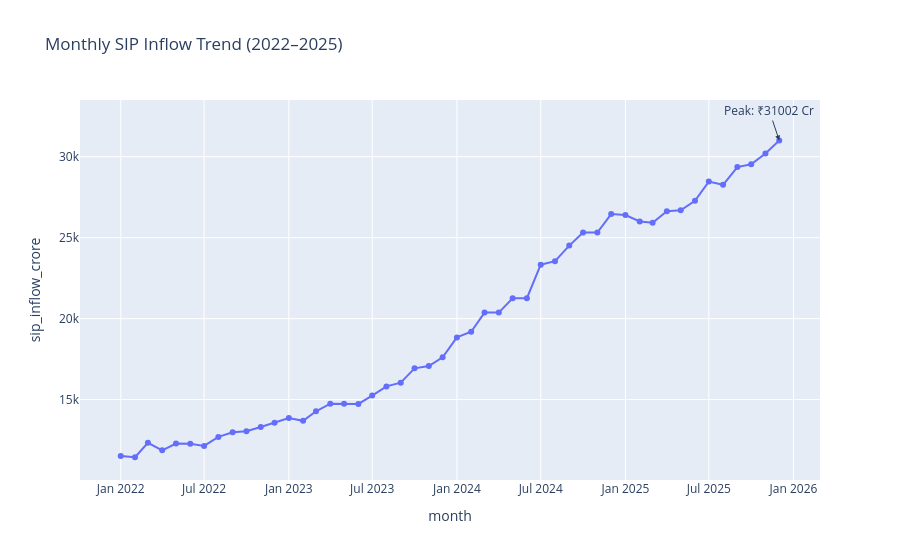

This figure's notebook cell:
### Code cell
sip["month"] = pd.to_datetime(sip["month"])

fig = px.line(
    sip,
    x="month",
    y="sip_inflow_crore",
    title="Monthly SIP Inflow Trend (2022–2025)",
    markers=True
)

max_row = sip.loc[sip["sip_inflow_crore"].idxmax()]

fig.add_annotation(
    x=max_row["month"],
    y=max_row["sip_inflow_crore"],
    text=f"Peak: ₹{max_row['sip_inflow_crore']:.0f} Cr",
    showarrow=True,
    arrowhead=2
)

fig.show()

plt.savefig(r"C:\Users\sb231\OneDrive\Desktop\mutual-funds-analysis\Exploratory Data Analysis (EDA)\charts\sip_trend.png")
